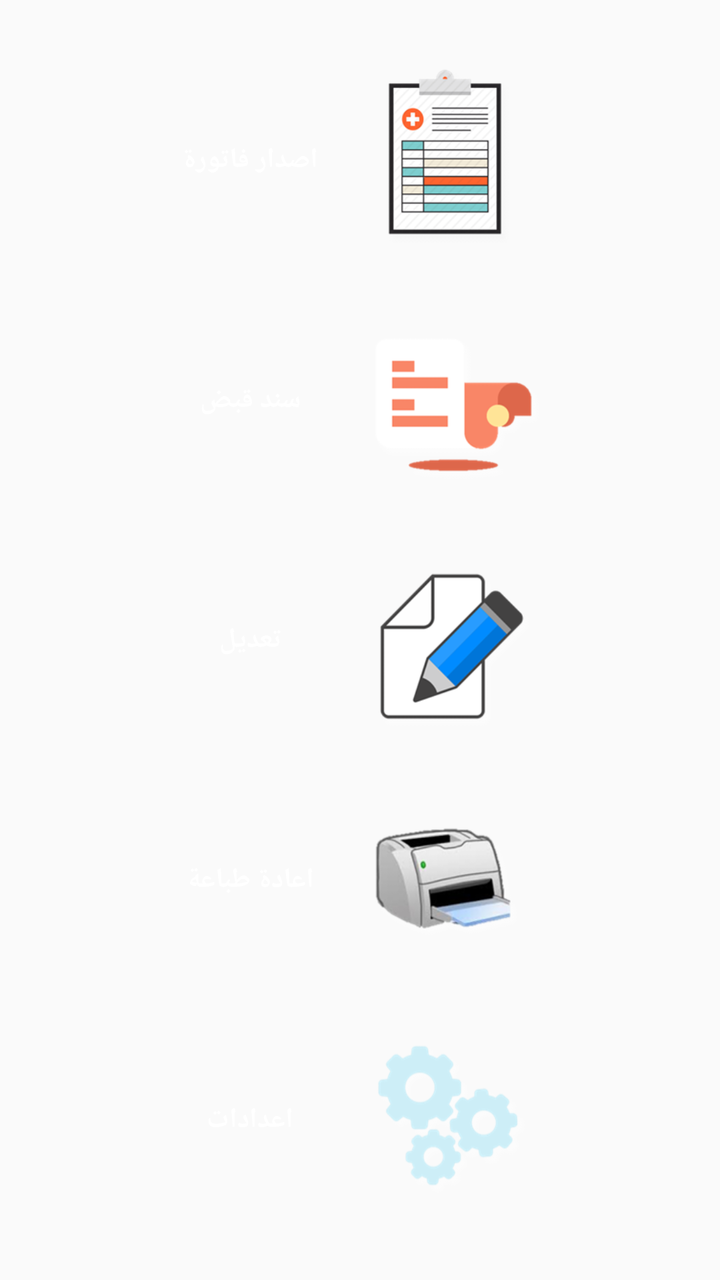
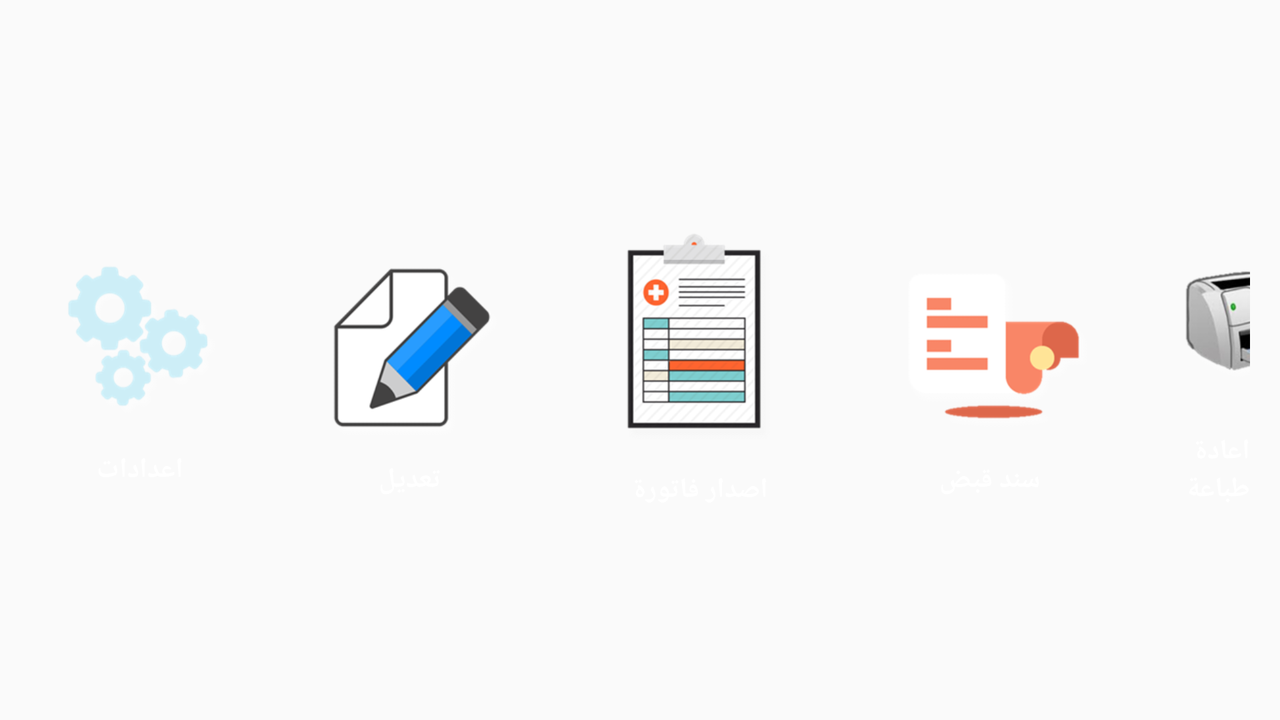

The same Android screen from two of the app's own layout files: first res/layout/ as a phone draws it, then the repository's variant for another configuration, drawn on a device whose configuration selects that folder. Both files follow.
<!-- AndroidManifest.xml: application theme AppTheme -->
<!-- res/layout/activity_main.xml -->
<?xml version="1.0" encoding="utf-8"?>
<android.support.constraint.ConstraintLayout xmlns:android="http://schemas.android.com/apk/res/android"
    xmlns:app="http://schemas.android.com/apk/res-auto"
    xmlns:tools="http://schemas.android.com/tools"
    android:layout_width="match_parent"
    android:layout_height="match_parent"
    android:padding="5dp"
    tools:context=".MainActivity">

    <LinearLayout
        android:layout_width="match_parent"
        android:layout_height="match_parent"
        android:background="@drawable/z2v"
        android:gravity="center"
        android:orientation="horizontal">

        <LinearLayout
            android:layout_width="match_parent"
            android:layout_height="match_parent"
            android:layout_gravity="center"
            android:gravity="center"
            android:orientation="vertical">

            <LinearLayout
                android:id="@+id/voucher"
                android:layout_width="wrap_content"
                android:layout_height="wrap_content"
                android:layout_marginHorizontal="10dp"
                android:orientation="horizontal">


                <TextView
                    android:layout_width="90dp"
                    android:layout_height="wrap_content"
                    android:layout_gravity="center"
                    android:gravity="center"
                    android:text="اصدار فاتورة"
                    android:textStyle="bold"
                    android:textColor="#FFFFFF" />

                <ImageView
                    android:id="@+id/voucher_image"
                    android:layout_width="110dp"
                    android:layout_height="110dp"
                    android:background="@drawable/voucher" />

            </LinearLayout>

            <LinearLayout
                android:id="@+id/receipt"
                android:layout_width="wrap_content"
                android:layout_height="wrap_content"
                android:layout_marginTop="10dp"
                android:layout_marginHorizontal="10dp"
                android:orientation="horizontal">


                <TextView
                    android:layout_width="90dp"
                    android:layout_height="wrap_content"
                    android:layout_gravity="center"
                    android:gravity="center"
                    android:text="سند قبض"
                    android:textStyle="bold"
                    android:textColor="#FFFFFF" />

                <ImageView
                    android:id="@+id/receipt_image"
                    android:layout_width="110dp"
                    android:layout_height="110dp"
                    android:background="@drawable/recipt" />



            </LinearLayout>

            <LinearLayout
                android:id="@+id/edit"
                android:layout_width="wrap_content"
                android:layout_height="wrap_content"
                android:layout_marginHorizontal="10dp"
                android:layout_marginTop="10dp"
                android:orientation="horizontal">

                <TextView
                    android:layout_width="90dp"
                    android:layout_height="wrap_content"
                    android:layout_gravity="center"
                    android:gravity="center"
                    android:text="تعديل"
                    android:textStyle="bold"
                    android:textColor="#FFFFFF" />

                <ImageView
                    android:id="@+id/edit_image"
                    android:layout_width="110dp"
                    android:layout_height="110dp"
                    android:background="@drawable/edit" />


            </LinearLayout>

            <LinearLayout
                android:id="@+id/reprint"
                android:layout_width="wrap_content"
                android:layout_height="wrap_content"
                android:layout_marginHorizontal="10dp"
                android:layout_marginTop="10dp"
                android:orientation="horizontal">


                <TextView
                    android:layout_width="90dp"
                    android:layout_height="wrap_content"
                    android:layout_gravity="center"
                    android:gravity="center"
                    android:text="اعادة طباعة"
                    android:textStyle="bold"
                    android:textColor="#FFFFFF" />

                <ImageView
                    android:id="@+id/reprint_image"
                    android:layout_width="110dp"
                    android:layout_height="110dp"
                    android:background="@drawable/printer" />



            </LinearLayout>

            <LinearLayout
                android:id="@+id/settings"
                android:layout_width="wrap_content"
                android:layout_height="wrap_content"
                android:layout_marginHorizontal="10dp"
                android:layout_marginTop="10dp"
                android:orientation="horizontal">

                <TextView
                    android:layout_width="90dp"
                    android:layout_height="wrap_content"
                    android:layout_gravity="center"
                    android:gravity="center"
                    android:text="اعدادات"
                    android:textStyle="bold"
                    android:textColor="#FFFFFF" />


                <ImageView
                    android:id="@+id/settings_image"
                    android:layout_width="110dp"
                    android:layout_height="110dp"
                    android:background="@drawable/setting" />

            </LinearLayout>

        </LinearLayout>



    </LinearLayout>

</android.support.constraint.ConstraintLayout>
<!-- resources referenced by this layout -->
<resources>
  <!-- drawable edit: png bitmap (drawable, 12519 bytes) -->
  <!-- drawable printer: png bitmap (drawable, 20901 bytes) -->
  <!-- drawable recipt: png bitmap (drawable, 10897 bytes) -->
  <!-- drawable setting: png bitmap (drawable, 17719 bytes) -->
  <!-- drawable voucher: png bitmap (drawable, 25695 bytes) -->
  <style name="AppTheme" parent="Theme.AppCompat.Light.NoActionBar">
          
          <item name="colorPrimary">@color/black</item>
          <item name="colorPrimaryDark">@color/black</item>
          <item name="colorAccent">@color/Orange</item>
          <item name="android:textColorSecondary">@color/Orange</item>
      </style>
  <color name="black">#000000</color>
  <color name="Orange">#C27603</color>
</resources>
<!-- res/layout-land/activity_main.xml (the repository's variant of the layout above) -->
<!-- drawn on the phone turned sideways -->
<?xml version="1.0" encoding="utf-8"?>
<android.support.constraint.ConstraintLayout xmlns:android="http://schemas.android.com/apk/res/android"
    xmlns:app="http://schemas.android.com/apk/res-auto"
    xmlns:tools="http://schemas.android.com/tools"
    android:layout_width="match_parent"
    android:layout_height="match_parent"
    android:padding="5dp"
    tools:context=".MainActivity">

    <LinearLayout
        android:layout_width="match_parent"
        android:layout_height="match_parent"
        android:background="@drawable/z2"
        android:gravity="center"
        android:orientation="horizontal">

        <LinearLayout
            android:layout_width="match_parent"
            android:layout_height="200dp"
            android:layout_gravity="center"
            android:gravity="center"
            android:orientation="horizontal">

            <LinearLayout
                android:id="@+id/settings"
                android:layout_width="wrap_content"
                android:layout_height="wrap_content"
                android:layout_marginHorizontal="10dp"
                android:orientation="vertical">

                <ImageView
                    android:id="@+id/settings_image"
                    android:layout_width="110dp"
                    android:layout_height="110dp"
                    android:background="@drawable/setting" />

                <TextView
                    android:layout_width="wrap_content"
                    android:layout_height="wrap_content"
                    android:layout_gravity="center"
                    android:text="اعدادات"
                    android:textStyle="bold"
                    android:textColor="#FFFFFF" />


            </LinearLayout>

            <LinearLayout
                android:id="@+id/edit"
                android:layout_width="wrap_content"
                android:layout_height="wrap_content"
                android:layout_marginHorizontal="10dp"
                android:orientation="vertical">

                <ImageView
                    android:id="@+id/edit_image"
                    android:layout_width="120dp"
                    android:layout_height="120dp"
                    android:background="@drawable/edit" />

                <TextView
                    android:layout_width="wrap_content"
                    android:layout_height="wrap_content"
                    android:layout_gravity="center"
                    android:text="تعديل"
                    android:textStyle="bold"
                    android:textColor="#FFFFFF" />


            </LinearLayout>

            <LinearLayout
                android:id="@+id/voucher"
                android:layout_width="wrap_content"
                android:layout_height="wrap_content"
                android:layout_marginHorizontal="10dp"
                android:orientation="vertical">

                <ImageView
                    android:id="@+id/voucher_image"
                    android:layout_width="130dp"
                    android:layout_height="130dp"
                    android:background="@drawable/voucher" />

                <TextView
                    android:layout_width="wrap_content"
                    android:layout_height="wrap_content"
                    android:layout_gravity="center"
                    android:text="اصدار فاتورة"
                    android:textStyle="bold"
                    android:textColor="#FFFFFF" />


            </LinearLayout>

            <LinearLayout
                android:id="@+id/receipt"
                android:layout_width="wrap_content"
                android:layout_height="wrap_content"
                android:layout_marginHorizontal="10dp"
                android:orientation="vertical">

                <ImageView
                    android:id="@+id/receipt_image"
                    android:layout_width="120dp"
                    android:layout_height="120dp"
                    android:background="@drawable/recipt" />

                <TextView
                    android:layout_width="wrap_content"
                    android:layout_height="wrap_content"
                    android:layout_gravity="center"
                    android:text="سند قبض"
                    android:textStyle="bold"
                    android:textColor="#FFFFFF" />


            </LinearLayout>

            <LinearLayout
                android:id="@+id/reprint"
                android:layout_width="wrap_content"
                android:layout_height="wrap_content"
                android:layout_marginHorizontal="10dp"
                android:orientation="vertical">

                <ImageView
                    android:id="@+id/reprint_image"
                    android:layout_width="110dp"
                    android:layout_height="110dp"
                    android:background="@drawable/printer" />

                <TextView
                    android:layout_width="wrap_content"
                    android:layout_height="wrap_content"
                    android:layout_gravity="center"
                    android:text="اعادة طباعة"
                    android:textStyle="bold"
                    android:textColor="#FFFFFF" />


            </LinearLayout>



        </LinearLayout>

    </LinearLayout>

</android.support.constraint.ConstraintLayout>
